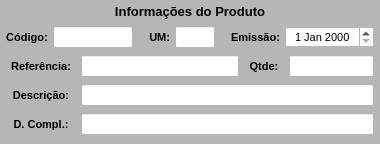
               <widget class="QWidget" name="widget_Cor6" native="true">
                <property name="sizePolicy">
                 <sizepolicy hsizetype="Preferred" vsizetype="Preferred">
                  <horstretch>0</horstretch>
                  <verstretch>0</verstretch>
                 </sizepolicy>
                </property>
                <property name="minimumSize">
                 <size>
                  <width>0</width>
                  <height>0</height>
                 </size>
                </property>
                <property name="maximumSize">
                 <size>
                  <width>480</width>
                  <height>16777215</height>
                 </size>
                </property>
                <property name="font">
                 <font>
                  <pointsize>8</pointsize>
                 </font>
                </property>
                <property name="styleSheet">
                 <string notr="true">background-color: rgb(182, 182, 182);</string>
                </property>
                <layout class="QVBoxLayout" name="verticalLayout_13">
                 <property name="spacing">
                  <number>1</number>
                 </property>
                 <property name="leftMargin">
                  <number>1</number>
                 </property>
                 <property name="topMargin">
                  <number>1</number>
                 </property>
                 <property name="rightMargin">
                  <number>1</number>
                 </property>
                 <property name="bottomMargin">
                  <number>6</number>
                 </property>
                 <item>
                  <widget class="QWidget" name="widget_18" native="true">
                   <property name="minimumSize">
                    <size>
                     <width>0</width>
                     <height>0</height>
                    </size>
                   </property>
                   <property name="maximumSize">
                    <size>
                     <width>16777215</width>
                     <height>25</height>
                    </size>
                   </property>
                   <property name="font">
                    <font>
                     <pointsize>8</pointsize>
                    </font>
                   </property>
                   <property name="styleSheet">
                    <string notr="true"/>
                   </property>
                   <layout class="QHBoxLayout" name="horizontalLayout_19">
                    <property name="spacing">
                     <number>3</number>
                    </property>
                    <property name="leftMargin">
                     <number>3</number>
                    </property>
                    <property name="topMargin">
                     <number>3</number>
                    </property>
                    <property name="rightMargin">
                     <number>3</number>
                    </property>
                    <property name="bottomMargin">
                     <number>3</number>
                    </property>
                    <item>
                     <widget class="QLabel" name="label_53">
                      <property name="maximumSize">
                       <size>
                        <width>16777215</width>
                        <height>16777215</height>
                       </size>
                      </property>
                      <property name="font">
                       <font>
                        <pointsize>10</pointsize>
                        <weight>75</weight>
                        <bold>true</bold>
                       </font>
                      </property>
                      <property name="text">
                       <string>Informações do Produto</string>
                      </property>
                      <property name="alignment">
                       <set>Qt::AlignCenter</set>
                      </property>
                     </widget>
                    </item>
                   </layout>
                  </widget>
                 </item>
                 <item>
                  <widget class="QWidget" name="widget_43" native="true">
                   <property name="minimumSize">
                    <size>
                     <width>0</width>
                     <height>0</height>
                    </size>
                   </property>
                   <property name="maximumSize">
                    <size>
                     <width>16777215</width>
                     <height>30</height>
                    </size>
                   </property>
                   <property name="font">
                    <font>
                     <pointsize>8</pointsize>
                    </font>
                   </property>
                   <property name="styleSheet">
                    <string notr="true"/>
                   </property>
                   <layout class="QHBoxLayout" name="horizontalLayout_9">
                    <property name="spacing">
                     <number>5</number>
                    </property>
                    <property name="leftMargin">
                     <number>5</number>
                    </property>
                    <property name="topMargin">
                     <number>3</number>
                    </property>
                    <property name="rightMargin">
                     <number>5</number>
                    </property>
                    <property name="bottomMargin">
                     <number>3</number>
                    </property>
                    <item>
                     <widget class="QLabel" name="label_64">
                      <property name="minimumSize">
                       <size>
                        <width>0</width>
                        <height>0</height>
                       </size>
                      </property>
                      <property name="maximumSize">
                       <size>
                        <width>70</width>
                        <height>16777215</height>
                       </size>
                      </property>
                      <property name="font">
                       <font>
                        <pointsize>8</pointsize>
                        <weight>75</weight>
                        <bold>true</bold>
                       </font>
                      </property>
                      <property name="text">
                       <string>Código:</string>
                      </property>
                      <property name="alignment">
                       <set>Qt::AlignCenter</set>
                      </property>
                     </widget>
                    </item>
                    <item>
                     <widget class="QLineEdit" name="line_Codigo_Manu">
                      <property name="sizePolicy">
                       <sizepolicy hsizetype="Preferred" vsizetype="Preferred">
                        <horstretch>0</horstretch>
                        <verstretch>0</verstretch>
                       </sizepolicy>
                      </property>
                      <property name="minimumSize">
                       <size>
                        <width>0</width>
                        <height>0</height>
                       </size>
                      </property>
                      <property name="maximumSize">
                       <size>
                        <width>80</width>
                        <height>16777215</height>
                       </size>
                      </property>
                      <property name="font">
                       <font>
                        <pointsize>8</pointsize>
                       </font>
                      </property>
                      <property name="styleSheet">
                       <string notr="true">background-color: rgb(255, 255, 255);</string>
                      </property>
                      <property name="alignment">
                       <set>Qt::AlignCenter</set>
                      </property>
                      <property name="placeholderText">
                       <string/>
                      </property>
                     </widget>
                    </item>
                    <item>
                     <widget class="QLabel" name="label_9">
                      <property name="font">
                       <font>
                        <pointsize>8</pointsize>
                       </font>
                      </property>
                      <property name="text">
                       <string/>
                      </property>
                     </widget>
                    </item>
                    <item>
                     <widget class="QLabel" name="label_27">
                      <property name="maximumSize">
                       <size>
                        <width>25</width>
                        <height>16777215</height>
                       </size>
                      </property>
                      <property name="font">
                       <font>
                        <pointsize>8</pointsize>
                        <weight>75</weight>
                        <bold>true</bold>
                       </font>
                      </property>
                      <property name="text">
                       <string>UM:</string>
                      </property>
                      <property name="alignment">
                       <set>Qt::AlignRight|Qt::AlignTrailing|Qt::AlignVCenter</set>
                      </property>
                     </widget>
                    </item>
                    <item>
                     <widget class="QLineEdit" name="line_UM_Manu">
                      <property name="sizePolicy">
                       <sizepolicy hsizetype="Preferred" vsizetype="Preferred">
                        <horstretch>0</horstretch>
                        <verstretch>0</verstretch>
                       </sizepolicy>
                      </property>
                      <property name="minimumSize">
                       <size>
                        <width>0</width>
                        <height>0</height>
                       </size>
                      </property>
                      <property name="maximumSize">
                       <size>
                        <width>40</width>
                        <height>16777215</height>
                       </size>
                      </property>
                      <property name="font">
                       <font>
                        <pointsize>8</pointsize>
                       </font>
                      </property>
                      <property name="styleSheet">
                       <string notr="true">background-color: rgb(255, 255, 255);</string>
                      </property>
                      <property name="alignment">
                       <set>Qt::AlignCenter</set>
                      </property>
                     </widget>
                    </item>
                    <item>
                     <widget class="QLabel" name="label_3">
                      <property name="font">
                       <font>
                        <pointsize>8</pointsize>
                       </font>
                      </property>
                      <property name="text">
                       <string/>
                      </property>
                     </widget>
                    </item>
                    <item>
                     <widget class="QLabel" name="label_68">
                      <property name="minimumSize">
                       <size>
                        <width>0</width>
                        <height>0</height>
                       </size>
                      </property>
                      <property name="maximumSize">
                       <size>
                        <width>110</width>
                        <height>16777215</height>
                       </size>
                      </property>
                      <property name="font">
                       <font>
                        <pointsize>8</pointsize>
                        <weight>75</weight>
                        <bold>true</bold>
                       </font>
                      </property>
                      <property name="text">
                       <string>Emissão:</string>
                      </property>
                      <property name="alignment">
                       <set>Qt::AlignCenter</set>
                      </property>
                     </widget>
                    </item>
                    <item>
                     <widget class="QDateEdit" name="date_Emissao3">
                      <property name="sizePolicy">
                       <sizepolicy hsizetype="Preferred" vsizetype="Preferred">
                        <horstretch>0</horstretch>
                        <verstretch>0</verstretch>
                       </sizepolicy>
                      </property>
                      <property name="minimumSize">
                       <size>
                        <width>0</width>
                        <height>0</height>
                       </size>
                      </property>
                      <property name="maximumSize">
                       <size>
                        <width>16777215</width>
                        <height>16777215</height>
                       </size>
                      </property>
                      <property name="font">
                       <font>
                        <pointsize>8</pointsize>
                       </font>
                      </property>
                      <property name="styleSheet">
                       <string notr="true">background-color: rgb(255, 255, 255);</string>
                      </property>
                      <property name="alignment">
                       <set>Qt::AlignCenter</set>
                      </property>
                     </widget>
                    </item>
                   </layout>
                  </widget>
                 </item>
                 <item>
                  <widget class="QWidget" name="widget_28" native="true">
                   <property name="minimumSize">
                    <size>
                     <width>0</width>
                     <height>0</height>
                    </size>
                   </property>
                   <property name="maximumSize">
                    <size>
                     <width>16777215</width>
                     <height>30</height>
                    </size>
                   </property>
                   <property name="font">
                    <font>
                     <pointsize>8</pointsize>
                    </font>
                   </property>
                   <property name="styleSheet">
                    <string notr="true"/>
                   </property>
                   <layout class="QHBoxLayout" name="horizontalLayout_21">
                    <property name="spacing">
                     <number>5</number>
                    </property>
                    <property name="leftMargin">
                     <number>5</number>
                    </property>
                    <property name="topMargin">
                     <number>3</number>
                    </property>
                    <property name="rightMargin">
                     <number>5</number>
                    </property>
                    <property name="bottomMargin">
                     <number>3</number>
                    </property>
                    <item>
                     <widget class="QLabel" name="label_65">
                      <property name="minimumSize">
                       <size>
                        <width>0</width>
                        <height>0</height>
                       </size>
                      </property>
                      <property name="maximumSize">
                       <size>
                        <width>70</width>
                        <height>16777215</height>
                       </size>
                      </property>
                      <property name="font">
                       <font>
                        <pointsize>8</pointsize>
                        <weight>75</weight>
                        <bold>true</bold>
                       </font>
                      </property>
                      <property name="text">
                       <string>Referência:</string>
                      </property>
                      <property name="alignment">
                       <set>Qt::AlignCenter</set>
                      </property>
                     </widget>
                    </item>
                    <item>
                     <widget class="QLineEdit" name="line_Referencia_Manu">
                      <property name="sizePolicy">
                       <sizepolicy hsizetype="Preferred" vsizetype="Preferred">
                        <horstretch>0</horstretch>
                        <verstretch>0</verstretch>
                       </sizepolicy>
                      </property>
                      <property name="minimumSize">
                       <size>
                        <width>0</width>
                        <height>0</height>
                       </size>
                      </property>
                      <property name="maximumSize">
                       <size>
                        <width>16777215</width>
                        <height>16777215</height>
                       </size>
                      </property>
                      <property name="font">
                       <font>
                        <pointsize>8</pointsize>
                       </font>
                      </property>
                      <property name="cursor">
                       <cursorShape>IBeamCursor</cursorShape>
                      </property>
                      <property name="styleSheet">
                       <string notr="true">background-color: rgb(255, 255, 255);</string>
                      </property>
                      <property name="inputMask">
                       <string/>
                      </property>
                      <property name="text">
                       <string/>
                      </property>
                      <property name="maxLength">
                       <number>20</number>
                      </property>
                      <property name="frame">
                       <bool>true</bool>
                      </property>
                      <property name="echoMode">
                       <enum>QLineEdit::Normal</enum>
                      </property>
                      <property name="alignment">
                       <set>Qt::AlignLeading|Qt::AlignLeft|Qt::AlignVCenter</set>
                      </property>
                     </widget>
                    </item>
                    <item>
                     <widget class="QLabel" name="label_37">
                      <property name="minimumSize">
                       <size>
                        <width>0</width>
                        <height>0</height>
                       </size>
                      </property>
                      <property name="maximumSize">
                       <size>
                        <width>40</width>
                        <height>16777215</height>
                       </size>
                      </property>
                      <property name="font">
                       <font>
                        <pointsize>8</pointsize>
                        <weight>75</weight>
                        <bold>true</bold>
                       </font>
                      </property>
                      <property name="text">
                       <string>Qtde:</string>
                      </property>
                      <property name="alignment">
                       <set>Qt::AlignCenter</set>
                      </property>
                     </widget>
                    </item>
                    <item>
                     <widget class="QLineEdit" name="line_Qtde_Manu">
                      <property name="sizePolicy">
                       <sizepolicy hsizetype="Preferred" vsizetype="Preferred">
                        <horstretch>0</horstretch>
                        <verstretch>0</verstretch>
                       </sizepolicy>
                      </property>
                      <property name="minimumSize">
                       <size>
                        <width>0</width>
                        <height>0</height>
                       </size>
                      </property>
                      <property name="maximumSize">
                       <size>
                        <width>85</width>
                        <height>16777215</height>
                       </size>
                      </property>
                      <property name="font">
                       <font>
                        <pointsize>8</pointsize>
                       </font>
                      </property>
                      <property name="cursor">
                       <cursorShape>IBeamCursor</cursorShape>
                      </property>
                      <property name="styleSheet">
                       <string notr="true">background-color: rgb(255, 255, 255);</string>
                      </property>
                      <property name="inputMask">
                       <string/>
                      </property>
                      <property name="text">
                       <string/>
                      </property>
                      <property name="frame">
                       <bool>true</bool>
                      </property>
                      <property name="echoMode">
                       <enum>QLineEdit::Normal</enum>
                      </property>
                      <property name="alignment">
                       <set>Qt::AlignCenter</set>
                      </property>
                      <property name="placeholderText">
                       <string/>
                      </property>
                     </widget>
                    </item>
                   </layout>
                  </widget>
                 </item>
                 <item>
                  <widget class="QWidget" name="widget_19" native="true">
                   <property name="minimumSize">
                    <size>
                     <width>0</width>
                     <height>0</height>
                    </size>
                   </property>
                   <property name="maximumSize">
                    <size>
                     <width>16777215</width>
                     <height>30</height>
                    </size>
                   </property>
                   <property name="font">
                    <font>
                     <pointsize>8</pointsize>
                    </font>
                   </property>
                   <property name="styleSheet">
                    <string notr="true"/>
                   </property>
                   <layout class="QHBoxLayout" name="horizontalLayout_22">
                    <property name="spacing">
                     <number>5</number>
                    </property>
                    <property name="leftMargin">
                     <number>5</number>
                    </property>
                    <property name="topMargin">
                     <number>3</number>
                    </property>
                    <property name="rightMargin">
                     <number>5</number>
                    </property>
                    <property name="bottomMargin">
                     <number>3</number>
                    </property>
                    <item>
                     <widget class="QLabel" name="label_51">
                      <property name="minimumSize">
                       <size>
                        <width>0</width>
                        <height>0</height>
                       </size>
                      </property>
                      <property name="maximumSize">
                       <size>
                        <width>70</width>
                        <height>16777215</height>
                       </size>
                      </property>
                      <property name="font">
                       <font>
                        <pointsize>8</pointsize>
                        <weight>75</weight>
                        <bold>true</bold>
                       </font>
                      </property>
                      <property name="text">
                       <string>Descrição:</string>
                      </property>
                      <property name="alignment">
                       <set>Qt::AlignCenter</set>
                      </property>
                     </widget>
                    </item>
                    <item>
                     <widget class="QLineEdit" name="line_Descricao_Manu">
                      <property name="sizePolicy">
                       <sizepolicy hsizetype="Preferred" vsizetype="Preferred">
                        <horstretch>0</horstretch>
                        <verstretch>0</verstretch>
                       </sizepolicy>
                      </property>
                      <property name="minimumSize">
                       <size>
                        <width>0</width>
                        <height>0</height>
                       </size>
                      </property>
                      <property name="maximumSize">
                       <size>
                        <width>16777215</width>
                        <height>16777215</height>
                       </size>
                      </property>
                      <property name="font">
                       <font>
                        <pointsize>8</pointsize>
                       </font>
                      </property>
                      <property name="styleSheet">
                       <string notr="true">background-color: rgb(255, 255, 255);</string>
                      </property>
                      <property name="alignment">
                       <set>Qt::AlignLeading|Qt::AlignLeft|Qt::AlignVCenter</set>
                      </property>
                     </widget>
                    </item>
                   </layout>
                  </widget>
                 </item>
                 <item>
                  <widget class="QWidget" name="widget_44" native="true">
                   <property name="minimumSize">
                    <size>
                     <width>0</width>
                     <height>0</height>
                    </size>
                   </property>
                   <property name="maximumSize">
                    <size>
                     <width>16777215</width>
                     <height>30</height>
                    </size>
                   </property>
                   <property name="font">
                    <font>
                     <pointsize>8</pointsize>
                    </font>
                   </property>
                   <property name="styleSheet">
                    <string notr="true"/>
                   </property>
                   <layout class="QHBoxLayout" name="horizontalLayout_12">
                    <property name="spacing">
                     <number>5</number>
                    </property>
                    <property name="leftMargin">
                     <number>5</number>
                    </property>
                    <property name="topMargin">
                     <number>3</number>
                    </property>
                    <property name="rightMargin">
                     <number>5</number>
                    </property>
                    <property name="bottomMargin">
                     <number>3</number>
                    </property>
                    <item>
                     <widget class="QLabel" name="label_67">
                      <property name="minimumSize">
                       <size>
                        <width>0</width>
                        <height>0</height>
                       </size>
                      </property>
                      <property name="maximumSize">
                       <size>
                        <width>70</width>
                        <height>16777215</height>
                       </size>
                      </property>
                      <property name="font">
                       <font>
                        <pointsize>8</pointsize>
                        <weight>75</weight>
                        <bold>true</bold>
                       </font>
                      </property>
                      <property name="text">
                       <string>D. Compl.:</string>
                      </property>
                      <property name="alignment">
                       <set>Qt::AlignCenter</set>
                      </property>
                     </widget>
                    </item>
                    <item>
                     <widget class="QLineEdit" name="line_DescrCompl_Manu">
                      <property name="sizePolicy">
                       <sizepolicy hsizetype="Preferred" vsizetype="Preferred">
                        <horstretch>0</horstretch>
                        <verstretch>0</verstretch>
                       </sizepolicy>
                      </property>
                      <property name="minimumSize">
                       <size>
                        <width>0</width>
                        <height>0</height>
                       </size>
                      </property>
                      <property name="maximumSize">
                       <size>
                        <width>16777215</width>
                        <height>16777215</height>
                       </size>
                      </property>
                      <property name="font">
                       <font>
                        <pointsize>8</pointsize>
                       </font>
                      </property>
                      <property name="styleSheet">
                       <string notr="true">background-color: rgb(255, 255, 255);</string>
                      </property>
                      <property name="alignment">
                       <set>Qt::AlignLeading|Qt::AlignLeft|Qt::AlignVCenter</set>
                      </property>
                     </widget>
                    </item>
                   </layout>
                  </widget>
                 </item>
                </layout>
               </widget>
